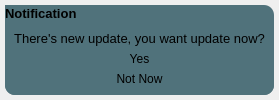
        <widget class="QCustomSlideMenu" name="popupNotificationContainer" native="true">
         <property name="sizePolicy">
          <sizepolicy hsizetype="Preferred" vsizetype="Preferred">
           <horstretch>0</horstretch>
           <verstretch>0</verstretch>
          </sizepolicy>
         </property>
         <property name="minimumSize">
          <size>
           <width>0</width>
           <height>0</height>
          </size>
         </property>
         <layout class="QVBoxLayout" name="verticalLayout_19">
          <property name="spacing">
           <number>0</number>
          </property>
          <property name="leftMargin">
           <number>5</number>
          </property>
          <property name="topMargin">
           <number>5</number>
          </property>
          <property name="rightMargin">
           <number>5</number>
          </property>
          <property name="bottomMargin">
           <number>5</number>
          </property>
          <item>
           <widget class="QCustomSlideMenu" name="popupNotificationSubContainer" native="true">
            <property name="sizePolicy">
             <sizepolicy hsizetype="Preferred" vsizetype="Preferred">
              <horstretch>0</horstretch>
              <verstretch>0</verstretch>
             </sizepolicy>
            </property>
            <property name="styleSheet">
             <string notr="true">background-color:#50727B; border-radius:10px;</string>
            </property>
            <layout class="QVBoxLayout" name="verticalLayout_20">
             <property name="spacing">
              <number>0</number>
             </property>
             <property name="leftMargin">
              <number>0</number>
             </property>
             <property name="topMargin">
              <number>0</number>
             </property>
             <property name="rightMargin">
              <number>0</number>
             </property>
             <property name="bottomMargin">
              <number>0</number>
             </property>
             <item alignment="Qt::AlignLeft">
              <widget class="QLabel" name="label_12">
               <property name="font">
                <font>
                 <pointsize>10</pointsize>
                 <weight>75</weight>
                 <bold>true</bold>
                </font>
               </property>
               <property name="text">
                <string>Notification</string>
               </property>
              </widget>
             </item>
             <item>
              <widget class="QFrame" name="frame_8">
               <property name="frameShape">
                <enum>QFrame::StyledPanel</enum>
               </property>
               <property name="frameShadow">
                <enum>QFrame::Raised</enum>
               </property>
               <layout class="QVBoxLayout" name="verticalLayout_21">
                <item>
                 <widget class="QLabel" name="label_11">
                  <property name="sizePolicy">
                   <sizepolicy hsizetype="Expanding" vsizetype="Preferred">
                    <horstretch>0</horstretch>
                    <verstretch>0</verstretch>
                   </sizepolicy>
                  </property>
                  <property name="font">
                   <font>
                    <pointsize>10</pointsize>
                   </font>
                  </property>
                  <property name="text">
                   <string>There's new update, you want update now?</string>
                  </property>
                  <property name="alignment">
                   <set>Qt::AlignCenter</set>
                  </property>
                 </widget>
                </item>
                <item>
                 <widget class="QPushButton" name="YesResponse">
                  <property name="text">
                   <string>Yes</string>
                  </property>
                 </widget>
                </item>
                <item>
                 <widget class="QPushButton" name="NotNowResponse">
                  <property name="text">
                   <string>Not Now</string>
                  </property>
                 </widget>
                </item>
               </layout>
              </widget>
             </item>
            </layout>
           </widget>
          </item>
         </layout>
        </widget>
